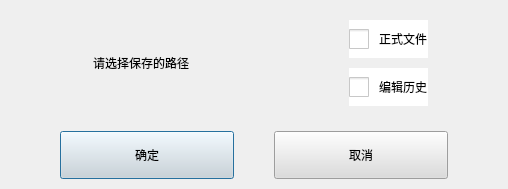
<?xml version="1.0" encoding="UTF-8"?>
<ui version="4.0">
 <class>Dialog</class>
 <widget class="QDialog" name="Dialog">
  <property name="windowModality">
   <enum>Qt::ApplicationModal</enum>
  </property>
  <property name="geometry">
   <rect>
    <x>0</x>
    <y>0</y>
    <width>508</width>
    <height>189</height>
   </rect>
  </property>
  <property name="windowTitle">
   <string>Dialog</string>
  </property>
  <layout class="QGridLayout" name="gridLayout" rowstretch="2,1" columnstretch="1,1">
   <property name="leftMargin">
    <number>0</number>
   </property>
   <property name="topMargin">
    <number>0</number>
   </property>
   <property name="rightMargin">
    <number>0</number>
   </property>
   <property name="bottomMargin">
    <number>0</number>
   </property>
   <property name="spacing">
    <number>0</number>
   </property>
   <item row="0" column="0">
    <widget class="QWidget" name="widget" native="true">
     <property name="styleSheet">
      <string notr="true"/>
     </property>
     <layout class="QGridLayout" name="gridLayout_3">
      <property name="leftMargin">
       <number>40</number>
      </property>
      <property name="topMargin">
       <number>10</number>
      </property>
      <property name="rightMargin">
       <number>10</number>
      </property>
      <property name="bottomMargin">
       <number>10</number>
      </property>
      <property name="spacing">
       <number>0</number>
      </property>
      <item row="0" column="0" alignment="Qt::AlignHCenter">
       <widget class="QLabel" name="label">
        <property name="styleSheet">
         <string notr="true">font: 16pt &quot;宋体&quot;;</string>
        </property>
        <property name="text">
         <string>请选择保存的路径</string>
        </property>
       </widget>
      </item>
     </layout>
    </widget>
   </item>
   <item row="0" column="1">
    <widget class="QWidget" name="widget_2" native="true">
     <property name="styleSheet">
      <string notr="true">font: 16pt &quot;宋体&quot;;</string>
     </property>
     <layout class="QGridLayout" name="gridLayout_2">
      <property name="leftMargin">
       <number>20</number>
      </property>
      <property name="topMargin">
       <number>20</number>
      </property>
      <property name="rightMargin">
       <number>5</number>
      </property>
      <property name="bottomMargin">
       <number>20</number>
      </property>
      <property name="horizontalSpacing">
       <number>0</number>
      </property>
      <property name="verticalSpacing">
       <number>10</number>
      </property>
      <item row="0" column="0" alignment="Qt::AlignHCenter">
       <widget class="QCheckBox" name="normal_btn">
        <property name="sizePolicy">
         <sizepolicy hsizetype="Preferred" vsizetype="Preferred">
          <horstretch>0</horstretch>
          <verstretch>0</verstretch>
         </sizepolicy>
        </property>
        <property name="styleSheet">
         <string notr="true">

QCheckBox{
	font: 16pt &quot;宋体&quot;;
color: rgb(0, 0, 0);
	background-color: rgb(255, 255, 255);
border:0px
}
QCheckBox:hover{
	font: 16pt &quot;宋体&quot;;
	color: rgb(0, 0, 0);
	background-color: rgb(220, 220, 220);
border:0px
}
QCheckBox::indicator {
    width: 20px;/*勾选框的大小*/
    height: 20px;
}
QCheckBox {
    spacing: 10px;/*复选框文本与勾选框（就是左边的勾选小框框，自己瞎叫的）的距离*/
    /*还可以设置一些常用的属性，这里都是设置复选框而不是勾选框的。
    font:...
    background-color:...
    padding:...
    */
}
</string>
        </property>
        <property name="text">
         <string>正式文件</string>
        </property>
        <property name="icon">
         <iconset resource="../vb.qrc">
          <normaloff>:/edit/images/save.png</normaloff>:/edit/images/save.png</iconset>
        </property>
        <property name="iconSize">
         <size>
          <width>25</width>
          <height>25</height>
         </size>
        </property>
       </widget>
      </item>
      <item row="1" column="0" alignment="Qt::AlignHCenter">
       <widget class="QCheckBox" name="history_btn">
        <property name="sizePolicy">
         <sizepolicy hsizetype="Preferred" vsizetype="Preferred">
          <horstretch>0</horstretch>
          <verstretch>0</verstretch>
         </sizepolicy>
        </property>
        <property name="styleSheet">
         <string notr="true">

QCheckBox{
	font: 16pt &quot;宋体&quot;;
color: rgb(0, 0, 0);
	background-color: rgb(255, 255, 255);
border:0px
}
QCheckBox:hover{
	font: 16pt &quot;宋体&quot;;
	color: rgb(0, 0, 0);
	background-color: rgb(220, 220, 220);
border:0px
}
QCheckBox::indicator {
    width: 20px;/*勾选框的大小*/
    height: 20px;
}
QCheckBox {
    spacing: 10px;/*复选框文本与勾选框（就是左边的勾选小框框，自己瞎叫的）的距离*/
    /*还可以设置一些常用的属性，这里都是设置复选框而不是勾选框的。
    font:...
    background-color:...
    padding:...
    */
}
</string>
        </property>
        <property name="text">
         <string>编辑历史</string>
        </property>
        <property name="icon">
         <iconset resource="../vb.qrc">
          <normaloff>:/edit/images/history.png</normaloff>:/edit/images/history.png</iconset>
        </property>
        <property name="iconSize">
         <size>
          <width>25</width>
          <height>25</height>
         </size>
        </property>
       </widget>
      </item>
     </layout>
    </widget>
   </item>
   <item row="1" column="0" colspan="2">
    <widget class="QWidget" name="widget_3" native="true">
     <property name="styleSheet">
      <string notr="true"/>
     </property>
     <layout class="QGridLayout" name="gridLayout_4" rowstretch="0">
      <property name="leftMargin">
       <number>60</number>
      </property>
      <property name="topMargin">
       <number>5</number>
      </property>
      <property name="rightMargin">
       <number>60</number>
      </property>
      <property name="bottomMargin">
       <number>10</number>
      </property>
      <property name="horizontalSpacing">
       <number>40</number>
      </property>
      <property name="verticalSpacing">
       <number>20</number>
      </property>
      <item row="0" column="0">
       <widget class="QPushButton" name="pushButton">
        <property name="sizePolicy">
         <sizepolicy hsizetype="Preferred" vsizetype="Preferred">
          <horstretch>0</horstretch>
          <verstretch>0</verstretch>
         </sizepolicy>
        </property>
        <property name="styleSheet">
         <string notr="true">


QPushButton{
	font: 16pt &quot;宋体&quot;;
color: rgb(0, 0, 0);
background-color: rgb(220, 220, 220);

}
QPushButton:hover{
	font: 16pt &quot;宋体&quot;;
	color: rgb(0, 0, 0);
	background-color: rgb(173, 173, 173);
}</string>
        </property>
        <property name="text">
         <string>确定</string>
        </property>
       </widget>
      </item>
      <item row="0" column="1">
       <widget class="QPushButton" name="pushButton_2">
        <property name="sizePolicy">
         <sizepolicy hsizetype="Preferred" vsizetype="Preferred">
          <horstretch>0</horstretch>
          <verstretch>0</verstretch>
         </sizepolicy>
        </property>
        <property name="styleSheet">
         <string notr="true">


QPushButton{
	font: 16pt &quot;宋体&quot;;
color: rgb(0, 0, 0);
background-color: rgb(220, 220, 220);

}
QPushButton:hover{
	font: 16pt &quot;宋体&quot;;
	color: rgb(0, 0, 0);
	background-color: rgb(173, 173, 173);
}</string>
        </property>
        <property name="text">
         <string>取消</string>
        </property>
       </widget>
      </item>
     </layout>
    </widget>
   </item>
  </layout>
 </widget>
 <resources>
  <include location="../vb.qrc"/>
 </resources>
 <connections>
  <connection>
   <sender>pushButton</sender>
   <signal>clicked()</signal>
   <receiver>Dialog</receiver>
   <slot>ok_PathDialog()</slot>
   <hints>
    <hint type="sourcelabel">
     <x>174</x>
     <y>219</y>
    </hint>
    <hint type="destinationlabel">
     <x>-240</x>
     <y>185</y>
    </hint>
   </hints>
  </connection>
  <connection>
   <sender>pushButton_2</sender>
   <signal>clicked()</signal>
   <receiver>Dialog</receiver>
   <slot>accept()</slot>
   <hints>
    <hint type="sourcelabel">
     <x>521</x>
     <y>216</y>
    </hint>
    <hint type="destinationlabel">
     <x>899</x>
     <y>226</y>
    </hint>
   </hints>
  </connection>
 </connections>
 <slots>
  <slot>ok_PathDialog()</slot>
 </slots>
</ui>
